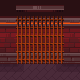

Tiled map render using the project's own tile images. Description and the whole map definition, tile-layer contents included, below:
An orthogonal 5x5 tile map with 16x16 px tiles, 7 tile layers (ClosedBack, OpenBack, OpenWalls, ClosedWalls, ...), 2 tilesets.

<map version="1.10" tiledversion="1.10.2" orientation="orthogonal" renderorder="right-down" width="5" height="5" tilewidth="16" tileheight="16" infinite="0" nextlayerid="11" nextobjectid="1">
 <tileset firstgid="1" source="../../../Tilesets/forge_tileset.tsx" />
 <tileset firstgid="626" source="../../../Tilesets/dungeon_prison.tsx" />
 <layer id="9" name="ClosedBack" width="5" height="5">
  <data encoding="csv">
0,0,0,0,0,
0,0,0,0,0,
0,0,0,0,0,
0,0,0,0,0,
178,178,178,178,178
</data>
 </layer>
 <layer id="1" name="OpenBack" width="5" height="5">
  <data encoding="csv">
0,202,203,204,0,
0,202,203,204,0,
0,202,203,204,0,
0,202,203,204,0,
178,232,203,230,178
</data>
 </layer>
 <layer id="2" name="OpenWalls" width="5" height="5">
  <data encoding="csv">
144,0,0,0,148,
104,0,0,0,102,
129,0,0,0,127,
154,0,0,0,152,
0,0,0,0,0
</data>
 </layer>
 <layer id="10" name="ClosedWalls" width="5" height="5">
  <data encoding="csv">
28,28,28,28,28,
103,103,103,103,103,
128,128,128,128,128,
153,153,153,153,153,
0,0,0,0,0
</data>
 </layer>
 <layer id="6" name="GateWalls" width="5" height="5">
  <data encoding="csv">
0,0,0,0,0,
0,194,194,194,0,
0,219,219,219,0,
0,244,244,244,0,
0,0,0,0,0
</data>
 </layer>
 <layer id="5" name="GateFront" width="5" height="5">
  <data encoding="csv">
0,169,169,169,0,
0,0,0,0,0,
0,0,0,0,0,
0,0,0,0,0,
0,0,0,0,0
</data>
 </layer>
 <layer id="4" name="OpenAboveFront" width="5" height="5">
  <data encoding="csv">
0,145,146,147,0,
0,0,0,0,0,
0,0,0,0,0,
0,0,0,0,0,
0,0,0,0,0
</data>
 </layer>
</map>
